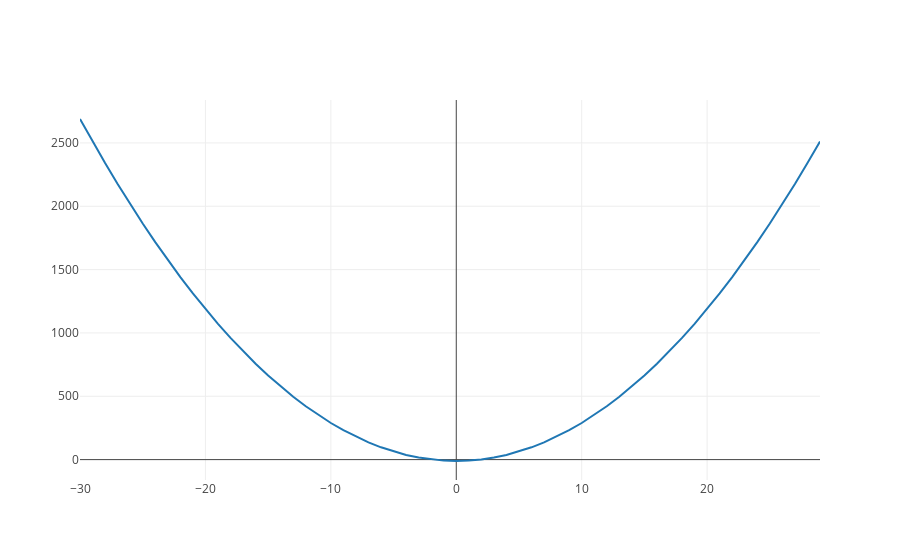

This figure's notebook cell:
### Code cell
import plotly
import plotly.graph_objs as go
from plotly.offline import iplot, init_notebook_mode
init_notebook_mode(connected=True)



def output_at(list_of_terms, x_values):
    

    if type(x_values) == int:
        result = ((list_of_terms[0][0]) * (x_values**list_of_terms[0][1])-11)
        return result
        
    else:
        results = []
        x_list_map = list(range(len(x_values)))
        for every_x in x_list_map:
            results.append(
                (list_of_terms[0][0]) * (x_values[every_x]**list_of_terms[0][1])-11)

        return results


three_x_squared_minus_eleven = [(3, 2), (-11, 0)]
x_values = list(range(-30, 30, 1))
y_values = list(output_at(three_x_squared_minus_eleven, x_values))

iplot([{"x": x_values, "y": y_values}])

### Figure 1 — Plotly figure (JSON) as saved in the notebook; plotly's stock layout.template omitted (floating-point values rounded to 4 significant figures)
{"data": [{"type": "scatter", "uid": "240222ba-6d2a-11e9-8dd8-ddf4e2d7f47d", "x": [-30, -29, -28, -27, -26, -25, -24, -23, -22, -21, -20, -19, -18, -17, -16, -15, -14, -13, -12, -11, -10, -9, -8, -7, -6, -5, -4, -3, -2, -1, 0, 1, 2, 3, 4, 5, 6, 7, 8, 9, 10, 11, 12, 13, 14, 15, 16, 17, 18, 19, 20, 21, 22, 23, 24, 25, 26, 27, 28, 29], "y": [2689, 2512, 2341, 2176, 2017, 1864, 1717, 1576, 1441, 1312, 1189, 1072, 961, 856, 757, 664, 577, 496, 421, 352, 289, 232, 181, 136, 97, 64, 37, 16, 1, -8, -11, -8, 1, 16, 37, 64, 97, 136, 181, 232, 289, 352, 421, 496, 577, 664, 757, 856, 961, 1072, 1189, 1312, 1441, 1576, 1717, 1864, 2017, 2176, 2341, 2512]}], "layout": {}}
